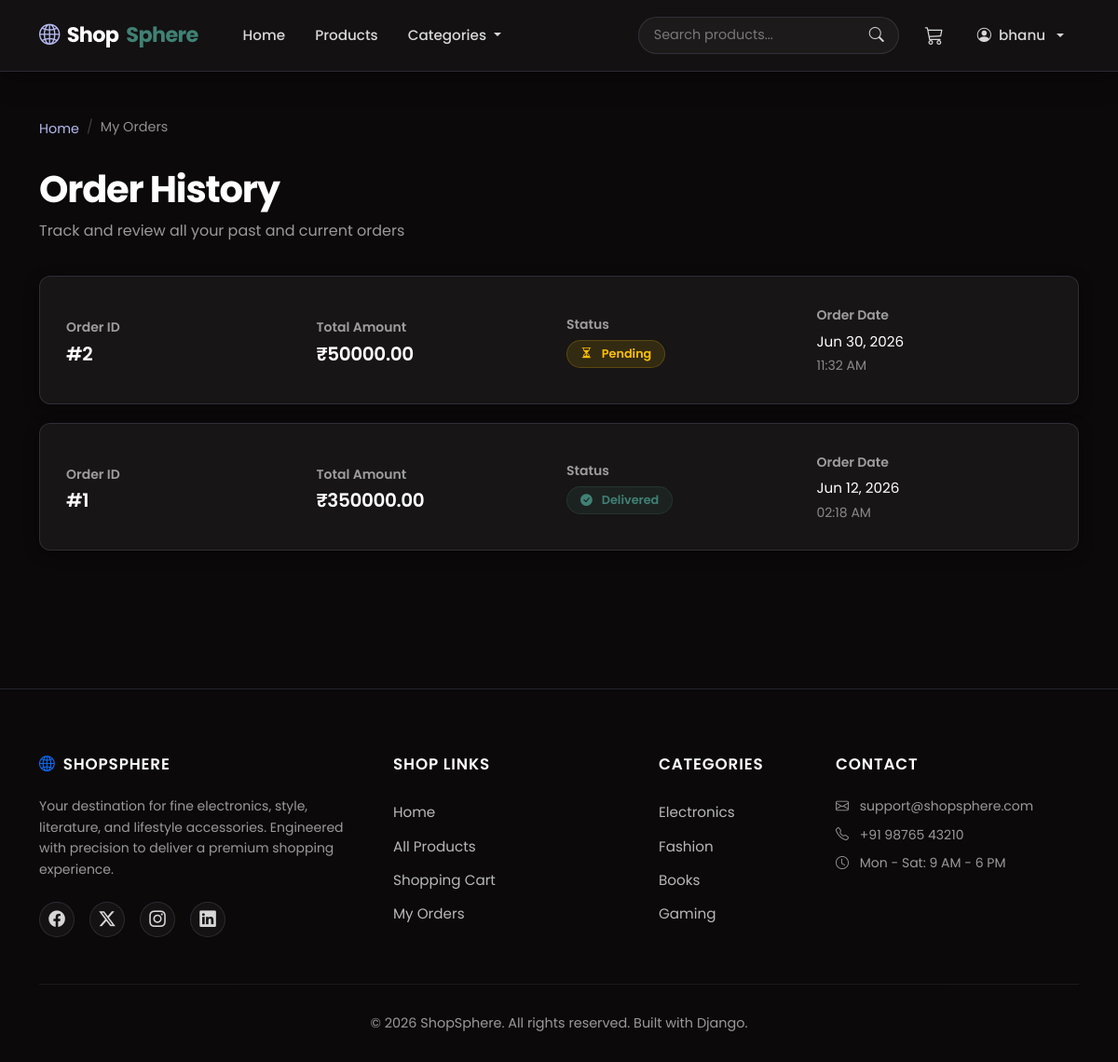
Screenshot of /orders/ (signed in) with the database file from the repository.
### store/models.py (models this page shows, shortened)
class Order(models.Model):
    STATUS_CHOICES = (
        ('Pending', 'Pending'),
        ('Processing', 'Processing'),
        ('Delivered', 'Delivered'),
    )
    user = models.ForeignKey(
        User,
        on_delete=models.CASCADE
    )
    total_amount = models.DecimalField(
        max_digits=10,
        decimal_places=2
    )
    status = models.CharField(
        max_length=20,
        choices=STATUS_CHOICES,
        default='Pending'
    )
    created_at = models.DateTimeField(
        auto_now_add=True
    )

class Category(models.Model):
    name = models.CharField(max_length=100, unique=True)

### store/views.py (the view)
@login_required
def order_history(request):
    orders = Order.objects.filter(
        user=request.user
    ).order_by('-created_at')
    return render(
        request,
        'orders/order_history.html',
        {'orders': orders}
    )

### store/context_processors.py (called while the page is built)
def shop_context(request):
    context = {
        'nav_categories': Category.objects.all(),
        'cart_count': 0,
    }
    if request.user.is_authenticated:
        try:
            cart = Cart.objects.get(user=request.user)
            total = 0
            for item in cart.items.all():
                total = total + item.quantity
            context['cart_count'] = total
        except Cart.DoesNotExist:
            context['cart_count'] = 0
    return context

### templates/orders/order_history.html (shortened to what this page needs)
{% extends 'base.html' %}
{% block content %}
<nav aria-label="breadcrumb">
    <ol class="breadcrumb breadcrumb-shop">
        <li class="breadcrumb-item"><a href="{% url 'home' %}">Home</a></li>
        <li class="breadcrumb-item active">My Orders</li>
    </ol>
</nav>
<div class="page-header">
    <h1>Order History</h1>
    <p class="text-muted">Track and review all your past and current orders</p>
</div>
{% if orders %}
{% for order in orders %}
<div class="order-card">
    <div class="row align-items-center g-3">
        <div class="col-md-3">
            <small class="text-muted small uppercase fw-semibold">Order ID</small>
            <h5 class="mb-0 text-white mt-1">#{{ order.id }}</h5>
        </div>
        <div class="col-md-3">
            <small class="text-muted small uppercase fw-semibold">Total Amount</small>
            <h5 class="mb-0 text-white mt-1">&#8377;{{ order.total_amount }}</h5>
        </div>
        <div class="col-md-3">
            <small class="text-muted small uppercase fw-semibold">Status</small>
            <div class="mt-1">
                {% if order.status == 'Pending' %}
                <span class="order-status status-pending">
                    <i class="bi bi-hourglass-split me-1"></i> {{ order.status }}
                </span>
                {% elif order.status == 'Processing' %}
                <span class="order-status status-processing">
                    <i class="bi bi-gear-fill me-1"></i> {{ order.status }}
                </span>
                {% elif order.status == 'Delivered' %}
                <span class="order-status status-delivered">
                    <i class="bi bi-check-circle-fill me-1"></i> {{ order.status }}
                </span>
                {% else %}
                <span class="order-status">
                    <i class="bi bi-info-circle me-1"></i> {{ order.status }}
                </span>
                {% endif %}
            </div>
        </div>
        <div class="col-md-3">
            <small class="text-muted small uppercase fw-semibold">Order Date</small>
            <p class="mb-0 text-white mt-1" style="font-size: 0.95rem;">{{ order.created_at|date:"M d, Y" }}</p>
            <small class="text-muted small" style="opacity: 0.6;">{{ order.created_at|time:"h:i A" }}</small>
        </div>
    </div>
</div>
{% endfor %}
{% endif %}
{% endblock %}

### templates/base.html (shortened to what this page needs)
{% load static %}
<!DOCTYPE html>
<html lang="en">
<head>
    <link href="https://cdn.jsdelivr.net/npm/bootstrap@5.3.3/dist/css/bootstrap.min.css" rel="stylesheet">
    <link rel="stylesheet" href="https://cdn.jsdelivr.net/npm/bootstrap-icons@1.11.3/font/bootstrap-icons.min.css">
    <link rel="stylesheet" href="{% static 'css/style.css' %}">
</head>
<body>
<nav class="navbar navbar-expand-lg navbar-dark navbar-shopsphere">
    <div class="container">
        <a class="navbar-brand navbar-brand-shop" href="{% url 'home' %}">
            <i class="bi bi-globe2 text-accent"></i> Shop<span>Sphere</span>
        </a>
        <div class="collapse navbar-collapse" id="navbarMain">
            <ul class="navbar-nav me-auto ms-lg-3">
                <li class="nav-item">
                    <a class="nav-link nav-link-shop" href="{% url 'home' %}">Home</a>
                </li>
                <li class="nav-item">
                    <a class="nav-link nav-link-shop" href="{% url 'product_list' %}">Products</a>
                </li>
                <li class="nav-item dropdown">
                    <a class="nav-link nav-link-shop dropdown-toggle" href="#" data-bs-toggle="dropdown">
                        Categories
                    </a>
                </li>
            </ul>
            <form class="d-flex navbar-search me-lg-3 my-2 my-lg-0" method="GET" action="{% url 'product_list' %}">
                <input class="form-control" type="search" name="search" placeholder="Search products..."
                       value="{{ request.GET.search }}" aria-label="Search">
                <button class="btn btn-search" type="submit">
                    <i class="bi bi-search"></i>
                </button>
            </form>
            <ul class="navbar-nav align-items-lg-center gap-2">
                <li class="nav-item">
                    <a class="nav-link cart-icon-link" href="{% url 'cart' %}" title="Shopping Cart">
                        <i class="bi bi-cart3"></i>
                    </a>
                </li>
                {% if user.is_authenticated %}
                <li class="nav-item dropdown">
                    <a class="nav-link nav-link-shop dropdown-toggle d-flex align-items-center gap-2" href="#" data-bs-toggle="dropdown">
                        <i class="bi bi-person-circle"></i> {{ user.username }}
                    </a>
                </li>
                {% endif %}
            </ul>
        </div>
    </div>
</nav>
<main>
    <div class="container py-5">
        {% block content %}
        {% endblock %}
    </div>
</main>
<footer class="footer-shopsphere">
    <div class="container">
        <div class="row g-4">
            <div class="col-lg-4 col-md-6">
                <h5 class="footer-heading d-flex align-items-center gap-2">
                    <i class="bi bi-globe2 text-primary"></i> ShopSphere
                </h5>
                <p class="text-muted small mb-4">
                    Your destination for fine electronics, style, literature, and lifestyle accessories. Engineered with precision to deliver a premium shopping experience.
                </p>
                <div class="footer-socials">
                    <a href="#" aria-label="Facebook"><i class="bi bi-facebook"></i></a>
                    <a href="#" aria-label="X"><i class="bi bi-twitter-x"></i></a>
                    <a href="#" aria-label="Instagram"><i class="bi bi-instagram"></i></a>
                    <a href="#" aria-label="LinkedIn"><i class="bi bi-linkedin"></i></a>
                </div>
            </div>
            <div class="col-lg-3 col-md-6">
                <h5 class="footer-heading">Shop Links</h5>
                <a class="footer-link" href="{% url 'home' %}">Home</a>
                <a class="footer-link" href="{% url 'product_list' %}">All Products</a>
                <a class="footer-link" href="{% url 'cart' %}">Shopping Cart</a>
                {% if user.is_authenticated %}
                <a class="footer-link" href="{% url 'order_history' %}">My Orders</a>
                {% else %}
                <a class="footer-link" href="{% url 'login' %}">Login</a>
                <a class="footer-link" href="{% url 'register' %}">Register</a>
                {% endif %}
            </div>
            <div class="col-lg-2 col-md-6">
                <h5 class="footer-heading">Categories</h5>
                {% for cat in nav_categories|slice:":4" %}
                <a class="footer-link" href="{% url 'product_list' %}?category={{ cat.id }}">
                    {{ cat.name }}
                </a>
                {% empty %}
                <p class="text-muted small">No categories</p>
                {% endfor %}
            </div>
            <div class="col-lg-3 col-md-6">
                <h5 class="footer-heading">Contact</h5>
                <p class="text-muted small mb-2"><i class="bi bi-envelope me-2"></i> support@shopsphere.com</p>
                <p class="text-muted small mb-2"><i class="bi bi-telephone me-2"></i> +91 98765 43210</p>
                <p class="text-muted small"><i class="bi bi-clock me-2"></i> Mon - Sat: 9 AM - 6 PM</p>
            </div>
        </div>
        <div class="footer-bottom">
            <p class="mb-0">&copy; 2026 ShopSphere. All rights reserved. Built with Django.</p>
        </div>
    </div>
</footer>
</body>
</html>

### rows the page displays
Order: id "2", total_amount "50000.00", status "Pending", created_at "Jun 30, 2026", created_at "11:32 AM"
Order: id "1", total_amount "350000.00", status "Delivered", created_at "Jun 12, 2026", created_at "02:18 AM"
Category: name "Electronics"
Category: name "Fashion"
Category: name "Books"
Category: name "Gaming"

### other values shown
{{ user.username }} "bhanu"
